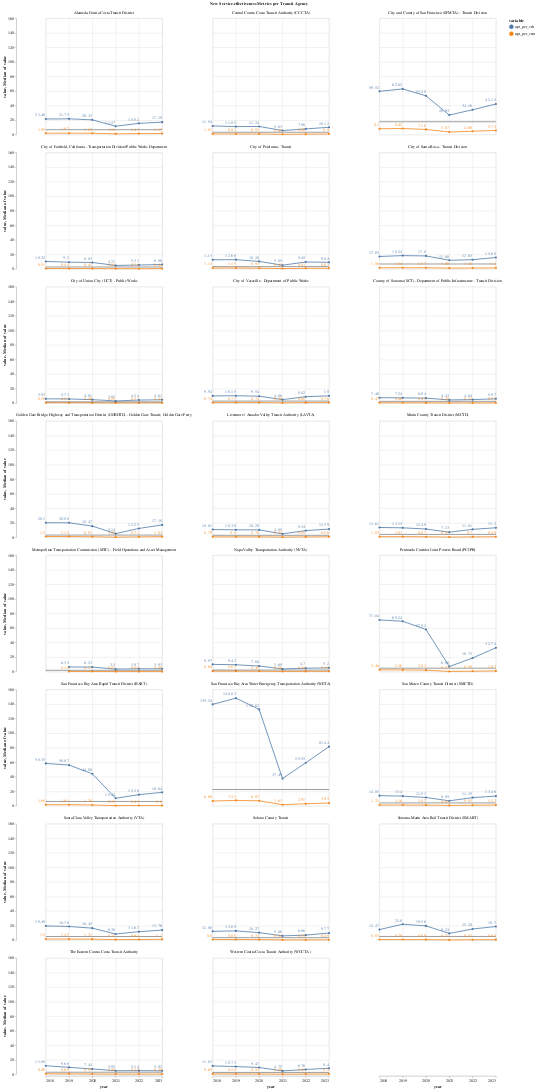

Notebook code cell kept with this figure:
### Code cell
service_eff=['upt_per_vrh', 'upt_per_vrm']

make_line(by_agency_long[by_agency_long["variable"].isin(service_eff)], 
          x_col= "year:T", 
          y_col= "value",
          color= "variable:N",
          facet= "agency_name:O",
          title= "New Service-effectiveness Metrics per Transit Agency"
         )

### Figure 1 — Vega-Lite specification as saved in the notebook (floating-point values rounded to 4 significant figures; data arrays with more than 128 entries replaced by an {"elided": "..."} marker saying what was removed)
{"config": {"view": {"continuousWidth": 300, "continuousHeight": 300}}, "data": {"name": "data-7cd631ea1c99b746b8bff777f833d03d"}, "facet": {"field": "agency_name", "title": "New Service-effectiveness Metrics per Transit Agency", "type": "ordinal"}, "spec": {"layer": [{"mark": {"type": "line", "point": true}, "encoding": {"color": {"field": "variable", "type": "nominal"}, "tooltip": [{"field": "year", "type": "temporal"}, {"field": "value", "type": "quantitative"}, {"field": "variable", "type": "nominal"}], "x": {"field": "year", "type": "temporal"}, "y": {"field": "value", "type": "quantitative"}}}, {"mark": {"type": "rule"}, "encoding": {"y": {"aggregate": "median", "field": "value", "type": "quantitative"}}}, {"mark": {"type": "text", "align": "right", "dy": -10}, "encoding": {"color": {"field": "variable", "type": "nominal"}, "text": {"field": "value", "type": "quantitative"}, "x": {"field": "year", "type": "temporal"}, "y": {"field": "value", "type": "quantitative"}}}]}, "columns": 3, "$schema": "https://vega.github.io/schema/vega-lite/v5.20.1.json", "datasets": {"data-7cd631ea1c99b746b8bff777f833d03d": {"elided": "274 records"}}}
